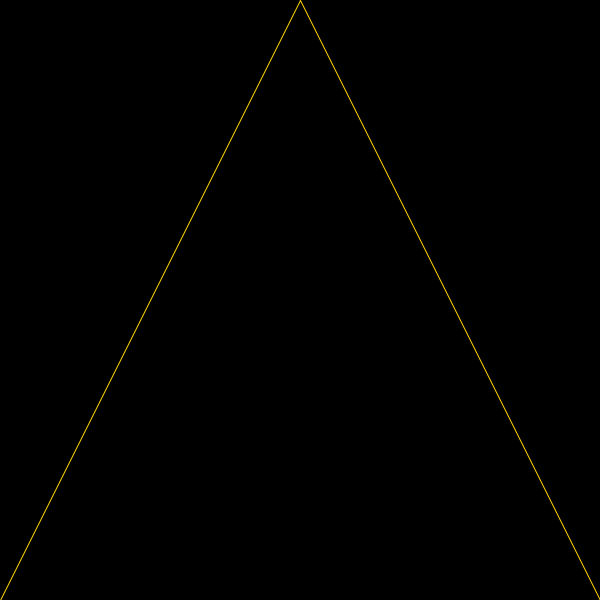
Frame 1 (no input)
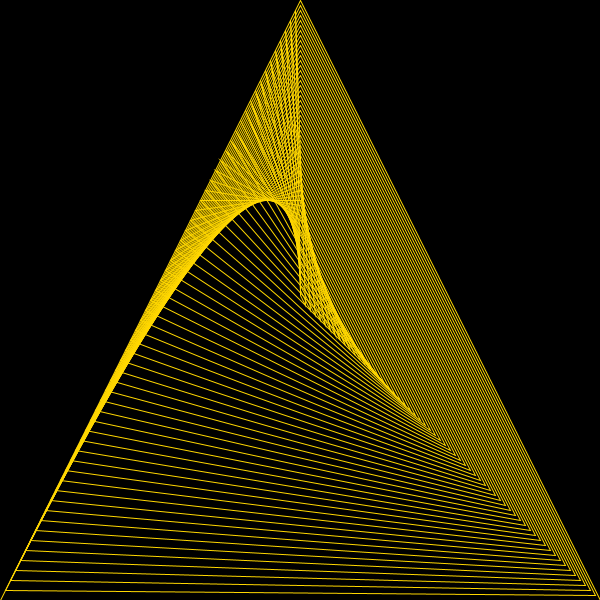
Frame 60 (the mouse pressed at the canvas centre just before this capture)
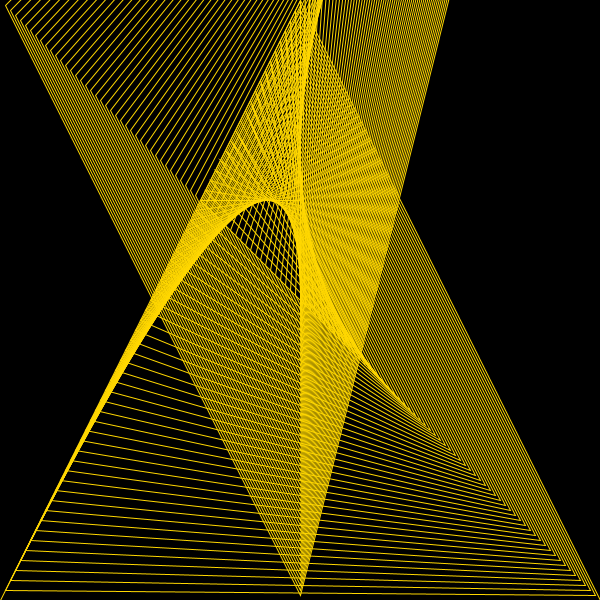
Frame 120 (the mouse held since frame 60 and released just before this capture)

The Processing sketch that drew these frames (run headless with seeded random() and noise(); from frame 60 on, the mouse is pressed at the canvas centre):

// Processing sketch: sketch_2_assymptot_right
// ── sketch_2_assymptot_right.pde
void setup(){
  size(600,600);
  background(0);
}
float x=0;
void draw(){
  fill(0,0,0,0);
  stroke(255, 215,0);
  triangle(300,0+x,0+x,600-x-x,600-x,600-x);
  x+=5;
  //delay(1000);
}
